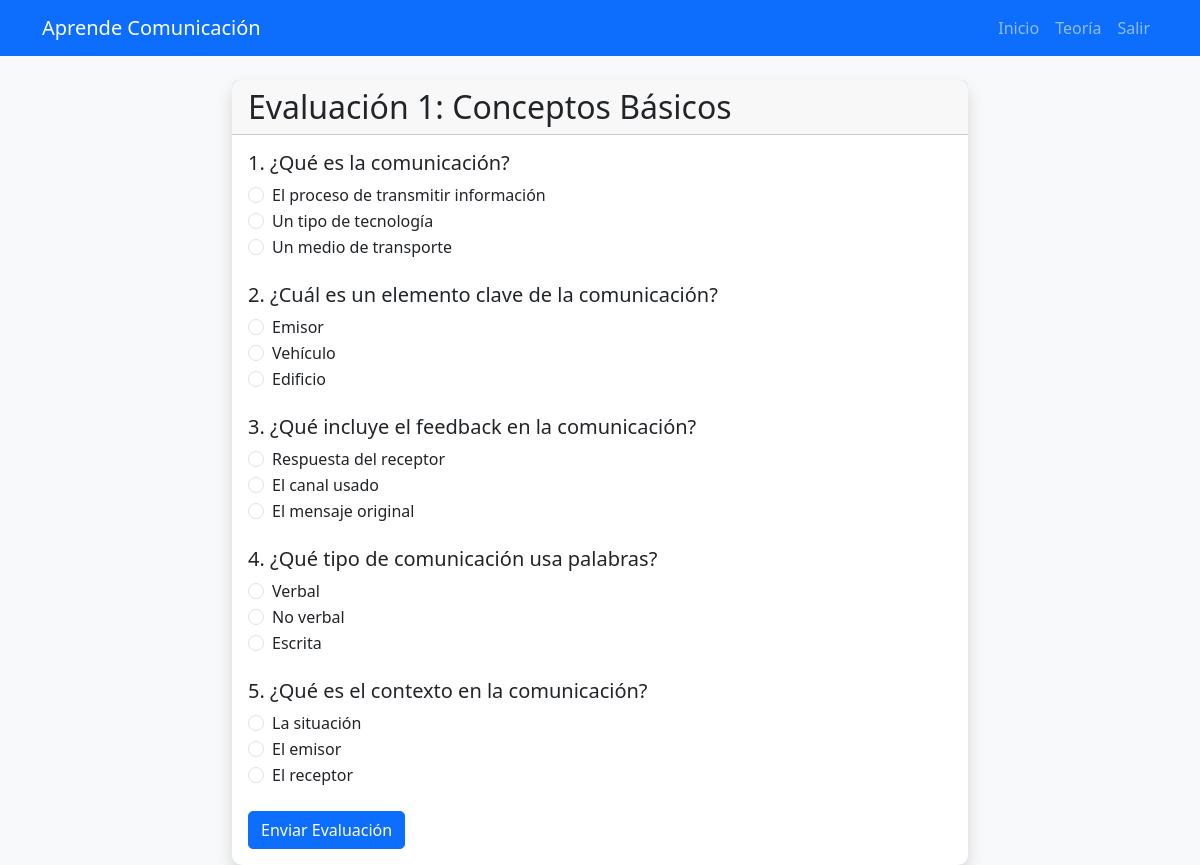
Page /quiz/76/ (signed in) on the committed database.
### learning/models.py (models this page shows, shortened)
class Quiz(models.Model):
    title = models.CharField(max_length=200)
    topic = models.ForeignKey(Topic, on_delete=models.CASCADE, null=True, blank=True)

class Question(models.Model):
    quiz = models.ForeignKey(Quiz, on_delete=models.CASCADE)
    question_text = models.CharField(max_length=500)
    option1 = models.CharField(max_length=200)
    option2 = models.CharField(max_length=200)
    option3 = models.CharField(max_length=200)
    correct_answer = models.IntegerField()  # 1,2,3

### learning/views.py (the view)
# urls.py: path('quiz/<int:quiz_id>/', views.quiz, name='quiz'),
@login_required
def quiz(request, quiz_id):
    quiz = get_object_or_404(Quiz, id=quiz_id)
    questions = quiz.question_set.all()
    return render(request, 'learning/quiz.html', {'quiz': quiz, 'questions': questions})

### learning/templates/learning/quiz.html (shortened to what this page needs)
{% extends 'learning/base.html' %}
{% block content %}
    <div class="row justify-content-center">
        <div class="col-md-8">
            <div class="card shadow">
                <div class="card-header">
                    <h2 class="card-title mb-0">{{ quiz.title }}</h2>
                </div>
                <div class="card-body">
                    <form method="post" action="{% url 'submit_quiz' quiz.id %}">
                        {% for question in questions %}
                            <div class="mb-4">
                                <h5>{{ forloop.counter }}. {{ question.question_text }}</h5>
                                <div class="form-check">
                                    <input class="form-check-input" type="radio" name="question_{{ question.id }}" value="1" id="q{{ question.id }}1">
                                    <label class="form-check-label" for="q{{ question.id }}1">
                                        {{ question.option1 }}
                                    </label>
                                </div>
                                <div class="form-check">
                                    <input class="form-check-input" type="radio" name="question_{{ question.id }}" value="2" id="q{{ question.id }}2">
                                    <label class="form-check-label" for="q{{ question.id }}2">
                                        {{ question.option2 }}
                                    </label>
                                </div>
                                <div class="form-check">
                                    <input class="form-check-input" type="radio" name="question_{{ question.id }}" value="3" id="q{{ question.id }}3">
                                    <label class="form-check-label" for="q{{ question.id }}3">
                                        {{ question.option3 }}
                                    </label>
                                </div>
                            </div>
                        {% endfor %}
                        <button type="submit" class="btn btn-primary">Enviar Evaluación</button>
                    </form>
                </div>
            </div>
        </div>
    </div>
{% endblock %}

### learning/static/learning/css/style.css (style rules this page uses)
body { background-color: #f8f9fa; }
.card { border: none; border-radius: 10px; }
.btn { border-radius: 5px; }

### rows in the picture
Quiz: title "Evaluación 1: Conceptos Básicos"
Question: question_text "¿Qué es la comunicación?", option1 "El proceso de transmitir información", option2 "Un tipo de tecnología", option3 "Un medio de transporte"
Question: question_text "¿Cuál es un elemento clave de la comunicación?", option1 "Emisor", option2 "Vehículo", option3 "Edificio"
Question: question_text "¿Qué incluye el feedback en la comunicación?", option1 "Respuesta del receptor", option2 "El canal usado", option3 "El mensaje original"
Question: question_text "¿Qué tipo de comunicación usa palabras?", option1 "Verbal", option2 "No verbal", option3 "Escrita"
Question: question_text "¿Qué es el contexto en la comunicación?", option1 "La situación", option2 "El emisor", option3 "El receptor"
